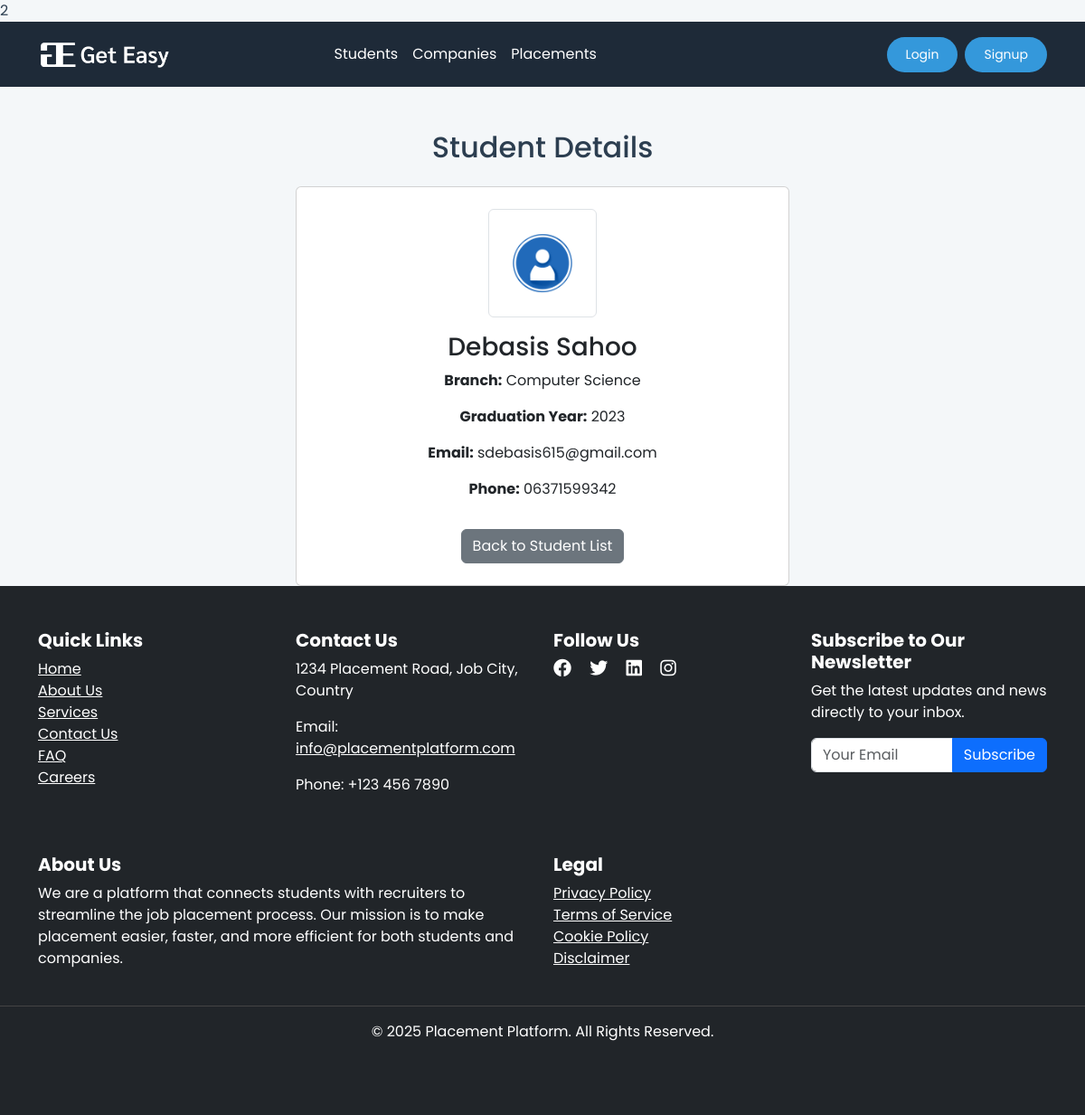
The app's page /student/profile/1/ with its own data.
### placeapp/models.py (models this page shows, shortened)
class Student(models.Model):
    user = models.OneToOneField(User, on_delete=models.CASCADE)  # Reference to User model
    branch = models.CharField(max_length=100)
    year_of_graduation = models.IntegerField()

class User(AbstractBaseUser, PermissionsMixin):
    name = models.CharField(max_length=100)
    username = models.CharField(max_length=100, unique=True)
    email = models.EmailField(unique=True)
    password = models.CharField(max_length=128)  # Store hashed password
    phone = models.CharField(max_length=15)
    dob = models.DateField()
    last_login = models.DateTimeField(null=True, blank=True)
    profile_picture = models.ImageField(upload_to='profile_pictures/', default='profile_pictures/default.png')
    STUDENT = 'student'
    RECRUITER = 'recruiter'
    ROLE_CHOICES = [
        (STUDENT, 'Student'),
        (RECRUITER, 'Recruiter'),
    ]
    role = models.CharField(
        max_length=10,
        choices=ROLE_CHOICES,
        default=STUDENT,  # default role can be 'student'
    )
    REQUIRED_FIELDS = ['email']
    USERNAME_FIELD = 'username'
    is_active = models.BooleanField(default=True)
    is_staff = models.BooleanField(default=False)  # Required for admin access
    is_superuser = models.BooleanField(default=False)
    objects = UserManager()

### placeapp/views.py (the view)
# urls.py: path('student/profile/<int:pk>/', views.student_detail, name='student_profile'),
def student_detail(request, pk):
    try:
        student = Student.objects.get(pk=pk)
        return render(request, 'placeapp/student_detail.html', {'student': student})
    except Student.DoesNotExist:
        return redirect('student_list')

### templates/placeapp/student_detail.html
2{% extends 'placeapp/base.html' %}
{% block content %}
<div class="container mt-5">
    <h2 class="text-center mb-4">Student Details</h2>
    <div class="card mx-auto p-4 w-50 d-flex flex-column align-items-center">
        <div class="text-center mb-3">
            <img src="{{ student.user.profile_picture.url }}" alt="Profile Picture" class="img-thumbnail" width="120">
        </div>
        <div class="text-center">
            <h3 class="card-title">{{ student.user.first_name }} {{ student.user.name }}</h3>
            <p class="card-text"><strong>Branch:</strong> {{ student.branch }}</p>
            <p class="card-text"><strong>Graduation Year:</strong> {{ student.year_of_graduation }}</p>
            <p class="card-text"><strong>Email:</strong> {{ student.user.email }}</p>
            <p class="card-text"><strong>Phone:</strong> {{ student.user.phone }}</p>
            <a href="{% url 'student_list_page' %}" class="btn btn-secondary mt-3">Back to Student List</a>
        </div>
    </div>
</div>
{% endblock %}

### templates/placeapp/base.html (style rules this page uses)
:root { --primary-color: #1E2A38; --secondary-color: #3498DB; --accent-color: #E74C3C; --background-color: #F4F7F9; --text-color: #2C3E50; --white: #FFFFFF; }
body { background-color: var(--background-color); color: var(--text-color); font-family: 'Poppins', sans-serif; }

### records on screen
Student: user.profile_picture (placeholder picture), user.name "Debasis Sahoo", branch "Computer Science", year_of_graduation "2023", user.email "sdebasis615@gmail.com", user.phone "06371599342"
